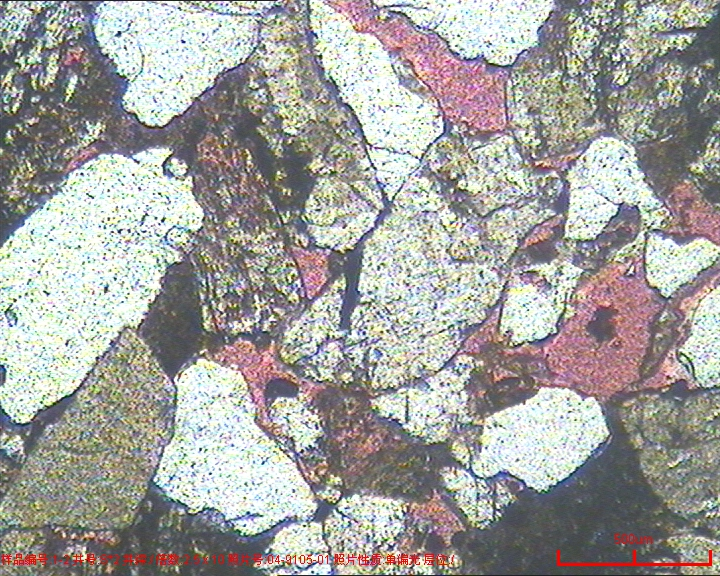
#> input picture data/3/5.jpg, 720 x 576 px, found by its file name
$ python median_filter.py
#> lines starting #> are read from the running program, lines starting #| are printed output that depends on the picture
# -*- coding: utf-8 -*-
# @Time : 2020/4/2 上午11:12
# @Author : LuoLu
# @FileName: median_filter.py
# @Software: PyCharm
# @Github ：https://github.com/luolugithub
# @E-mail ：argluolu@gmail.com

import cv2
import numpy as np

img = cv2.imread('/home/luolu/PycharmProjects/ParticleDetection/data/bp_src3/5.jpg')
#> img is the input picture: shape (576, 720, 3); mean B, G, R 158.7, 162.4, 163.2
median = cv2.medianBlur(img, 3)
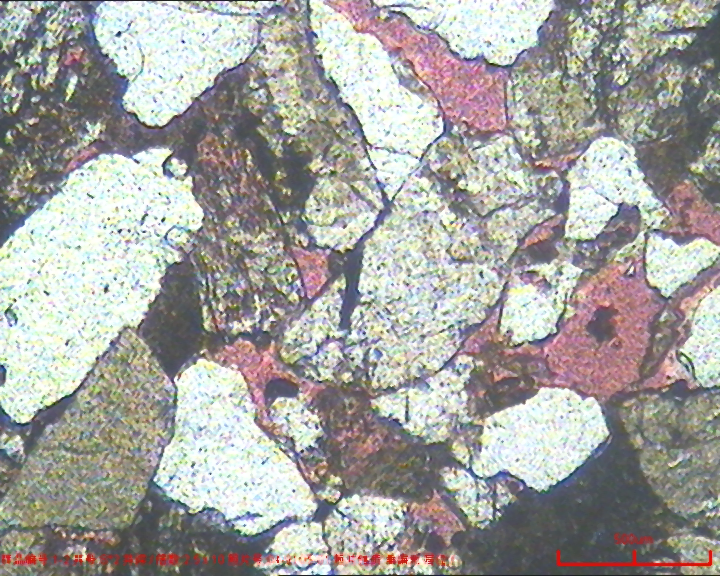
#> median: shape (576, 720, 3); mean B, G, R 160.3, 164, 164.7
compare = np.concatenate((img, median), axis=1) #side by side comparison
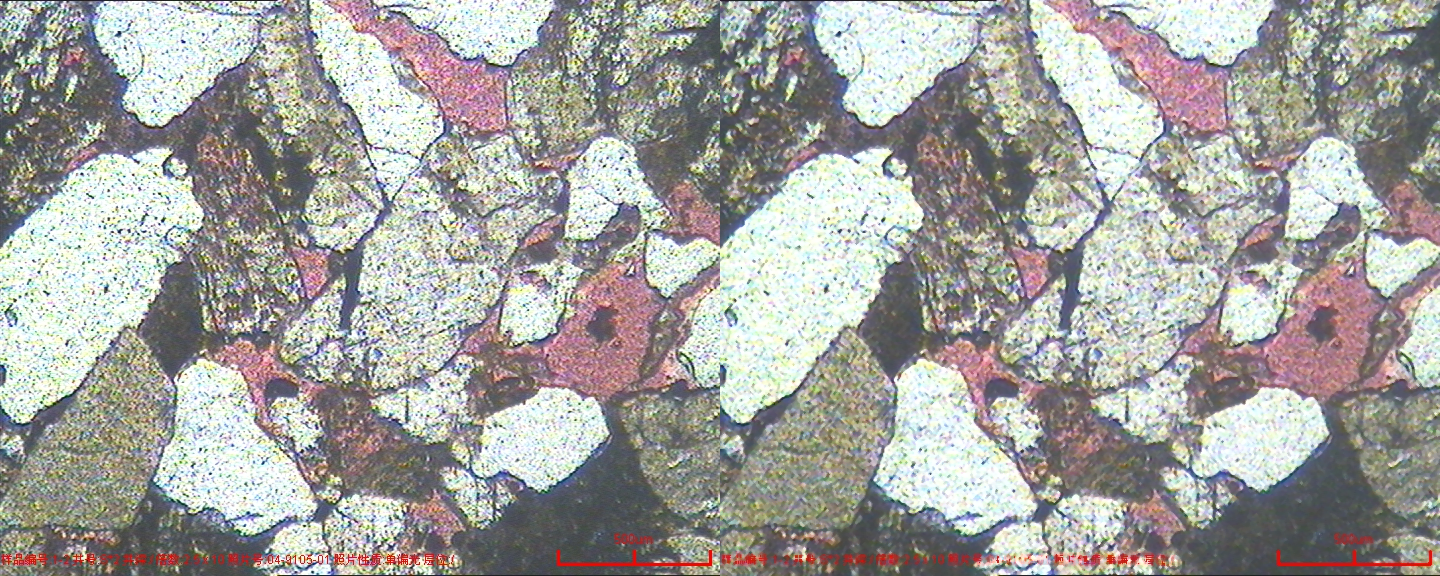
#> compare: shape (576, 1440, 3); mean B, G, R 159.5, 163.2, 164

cv2.imshow('img', compare)
cv2.waitKey(0)
cv2.destroyAllWindows()

$ run again, with data/3/10.jpg copied over data/3/5.jpg
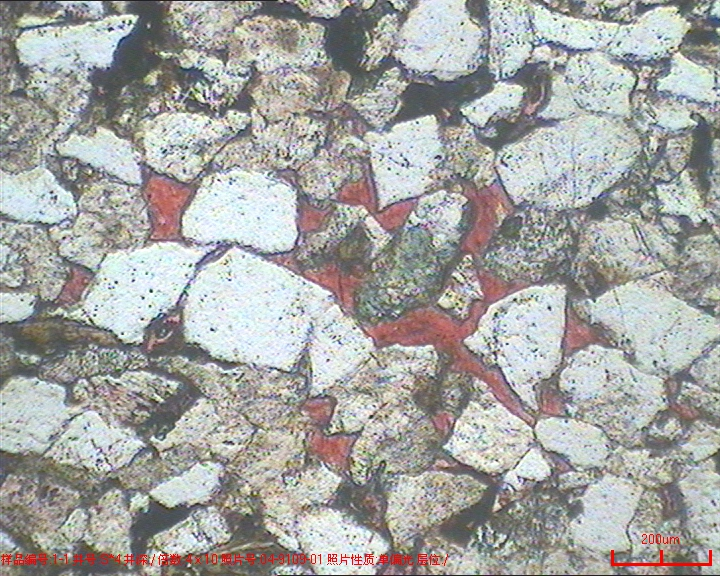
#> input picture data/3/10.jpg, 720 x 576 px, found by its file name
#> img is the input picture: shape (576, 720, 3); mean B, G, R 163.1, 165.6, 165.3
#> `compare = np.concatenate((img, median), axis=1)`:
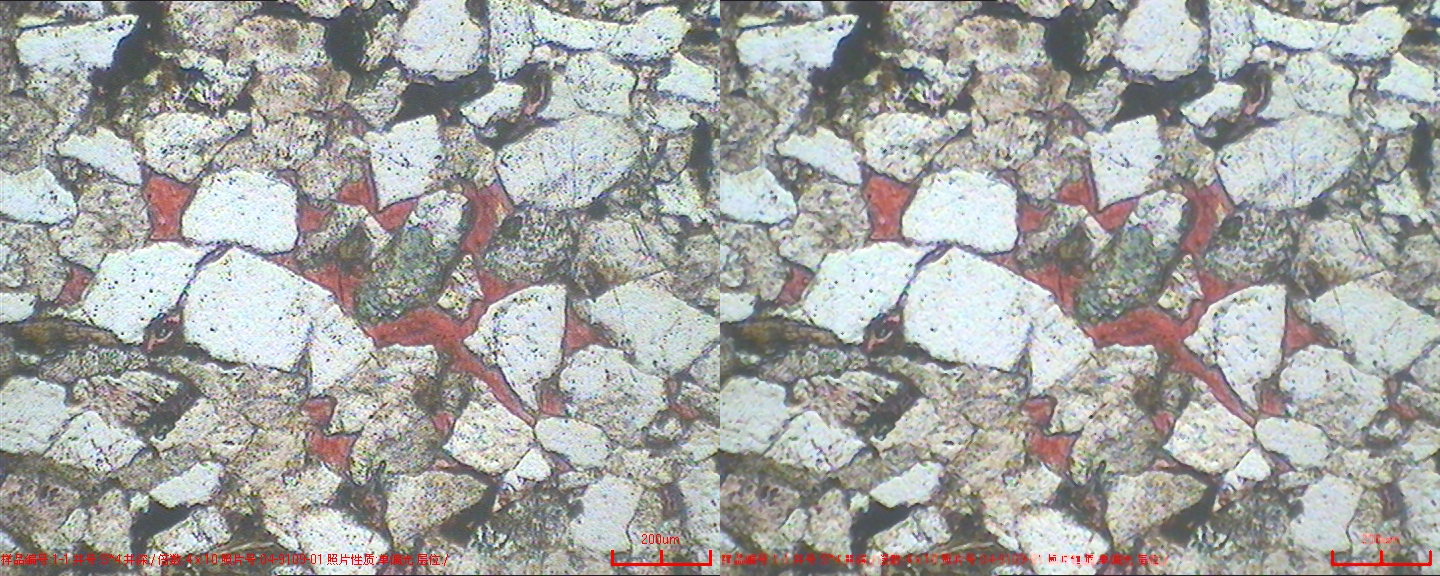
#> compare: shape (576, 1440, 3); mean B, G, R 163.4, 165.9, 165.6

$ run again, with data/3/107.jpg copied over data/3/5.jpg
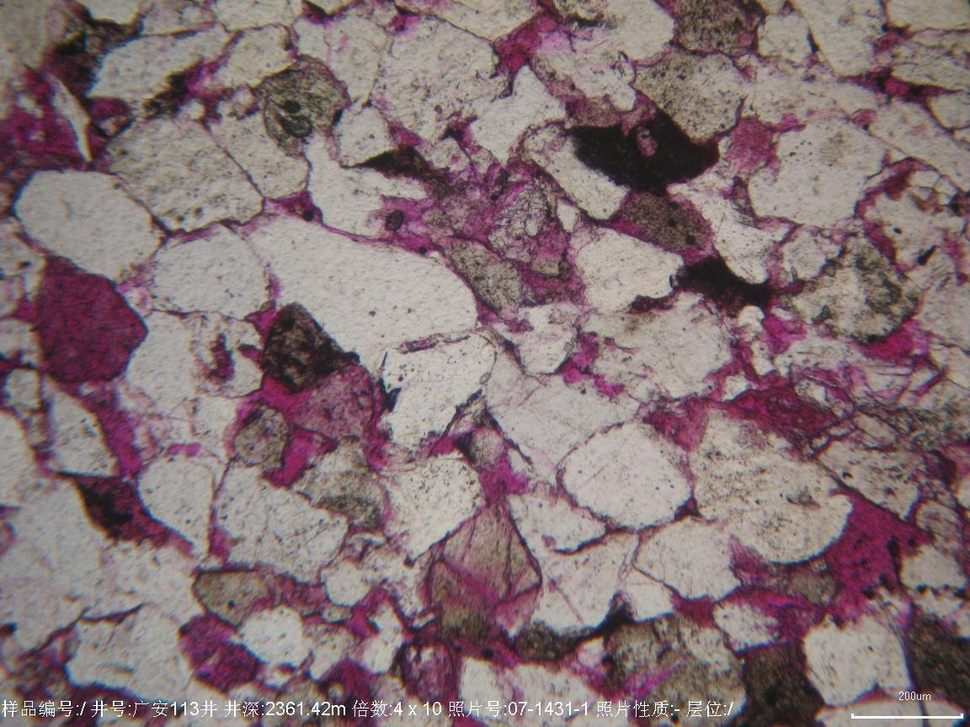
#> input picture data/3/107.jpg, 970 x 727 px, shrunk from 1152 x 864 before the run, found by its file name
#> img is the input picture: shape (727, 970, 3); mean B, G, R 115.2, 112.5, 131.7
#> `compare = np.concatenate((img, median), axis=1)`:
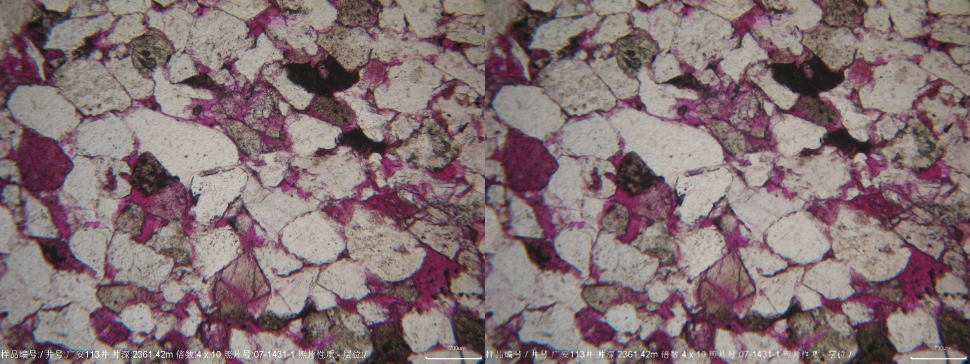
#> compare: shape (727, 1940, 3) (shown at 1/2 size); mean B, G, R 115.2, 112.5, 131.8

$ run again, with data/3/111.jpg copied over data/3/5.jpg
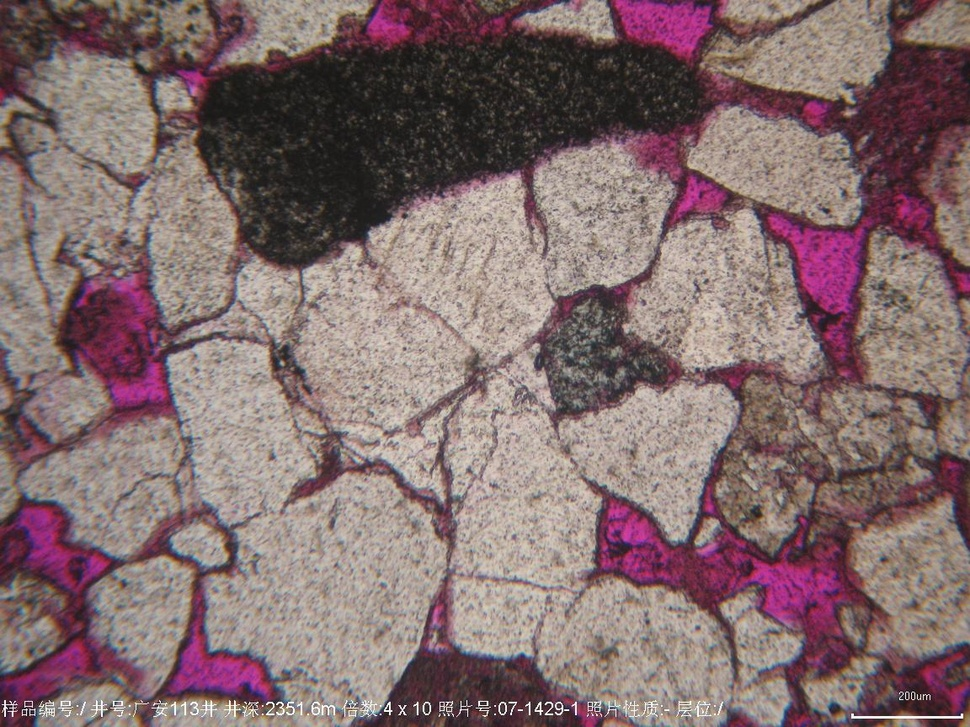
#> input picture data/3/111.jpg, 970 x 727 px, shrunk from 1152 x 864 before the run, found by its file name
#> img is the input picture: shape (727, 970, 3); mean B, G, R 109.6, 108.6, 130.7
#> `compare = np.concatenate((img, median), axis=1)`:
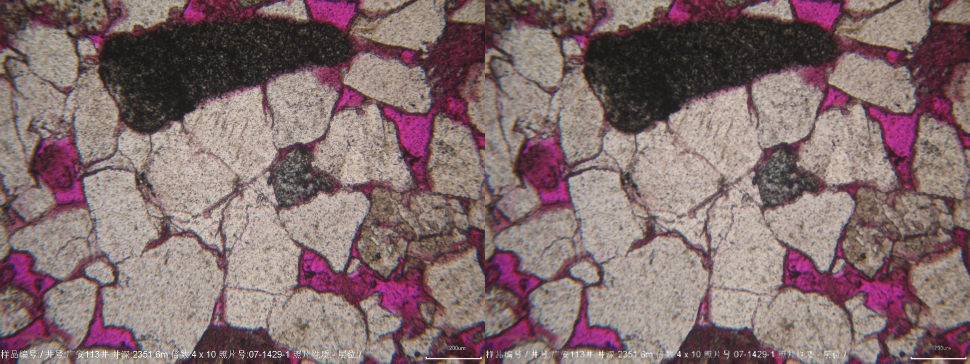
#> compare: shape (727, 1940, 3) (shown at 1/2 size); mean B, G, R 109.6, 108.6, 130.8
